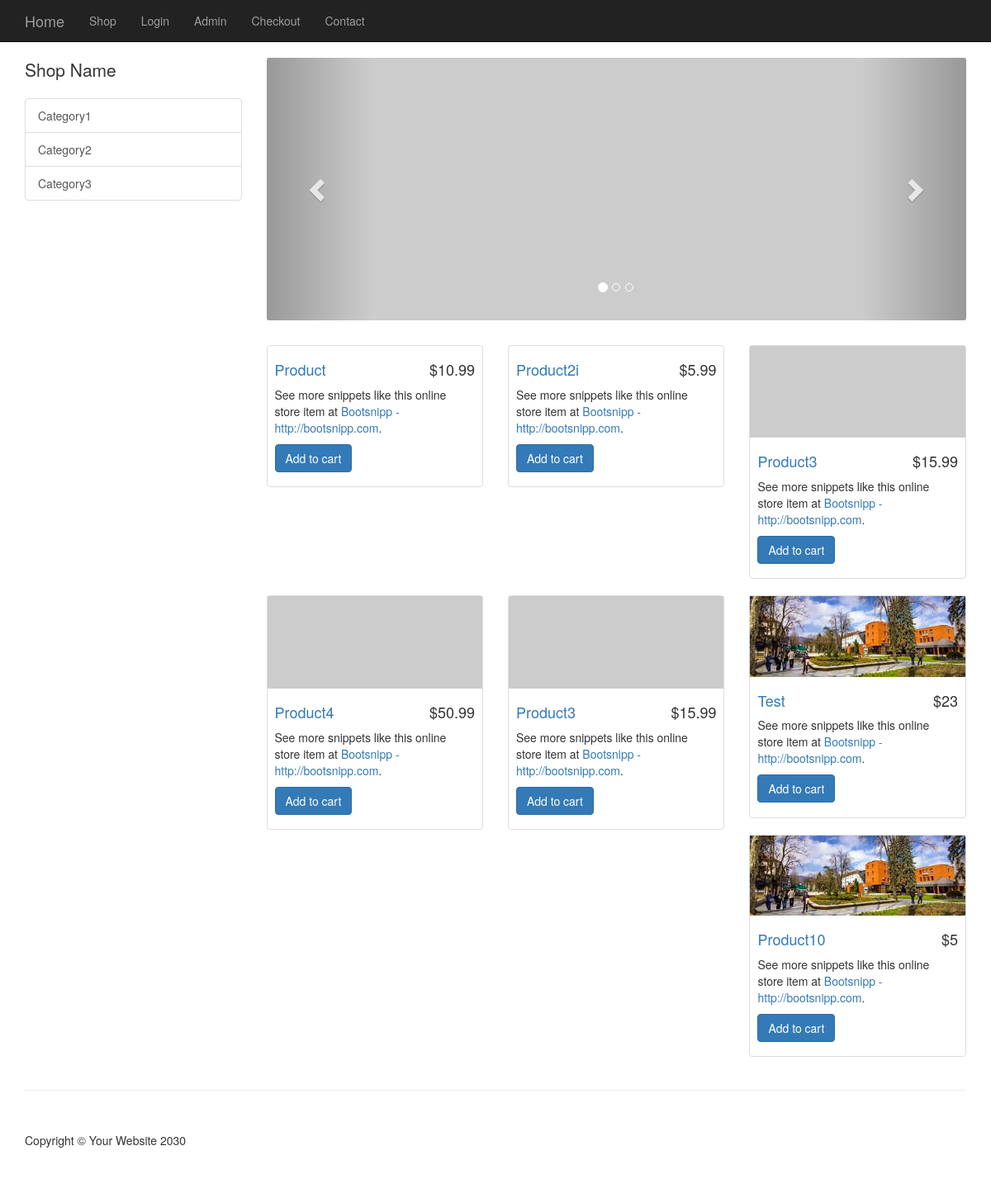
The page / on the database its author committed.
### tables this page shows
CREATE TABLE `categories` (
  `id` int(11) NOT NULL,
  `cat_title` varchar(255) NOT NULL
);

CREATE TABLE `products` (
  `product_id` int(11) NOT NULL,
  `titlle` varchar(200) NOT NULL,
  `category_id` int(11) NOT NULL,
  `price` float NOT NULL,
  `product_quantity` int(11) NOT NULL,
  `description` text NOT NULL,
  `short_description` varchar(100) NOT NULL,
  `image` varchar(200) NOT NULL
);

### resources/functions.php (the view, shortened to what this page needs)
<?php
function query($sql)
{
    global $connection;
    return mysqli_query($connection,$sql);
}
function fetch_array($result)
{
    return mysqli_fetch_array($result);
}
function get_products()
{
    $query= query("SELECT* FROM products");
    while($row=fetch_array($query))
    {
        $product = <<<DELIMETER
        <div class="col-sm-4 col-lg-4 col-md-4">
            <div class="thumbnail">
                <a href="item.php?product_id={$row['product_id']}"><img src="{$row['image']}" alt=""></a>
                <div class="caption">
                    <h4 class="pull-right">&#36;{$row['price']}</h4>
                    <h4><a href="item.php?product_id={$row['product_id']}">{$row['titlle']}</a>
                    </h4>
                    <p>See more snippets like this online store item at <a target="_blank" href="http://www.bootsnipp.com">Bootsnipp - http://bootsnipp.com</a>.</p>
                    <a class="btn btn-primary" target="_blank" href="../resources/cart.php?add={$row['product_id']}">Add to cart</a>
                </div>
            </div>
        </div>
DELIMETER;
        echo $product;
    }
}
?>

### resources/templates/frontend/header.php (shortened to what this page needs)
<!DOCTYPE html>
<html lang="en">
<head>
    <link href="css/bootstrap.min.css" rel="stylesheet">
    <link href="css/shop-homepage.css" rel="stylesheet">
    <link href="css/style.css" rel="stylesheet">
</head>
<body>
    <nav class="navbar navbar-inverse navbar-fixed-top" role="navigation">
    <?php require_once(TEMPLATE_FRONTEND . DS . 'top_nav.php'); ?>
        </div>
    </nav>

### resources/templates/frontend/top_nav.php (shortened to what this page needs)
<div class="container">
            <div class="navbar-header">
                <a class="navbar-brand" href="index.php">Home</a>
            </div>
            <div class="collapse navbar-collapse" id="bs-example-navbar-collapse-1">
                <ul class="nav navbar-nav">
                    <li>
                        <a href="shop.php">Shop</a>
                    </li>
                    <li>
                        <a href="login.php">Login</a>
                    </li>
                    <li>
                        <a href="admin">Admin</a>
                    </li>
                     <li>
                        <a href="checkout.php">Checkout</a>
                    </li>
                    <li>
                        <a href="contact.php">Contact</a>
                    </li>
                </ul>
            </div>

### public/index.php (shortened to what this page needs)
<?php require_once(TEMPLATE_FRONTEND . DS . 'header.php'); ?>
    <div class="container">
        <div class="row">
          <?php require_once(TEMPLATE_FRONTEND . DS . 'side_nav.php'); ?>
            <div class="col-md-9">
                <div class="row carousel-holder">
                    <div class="col-md-12">
                        <?php require_once(TEMPLATE_FRONTEND . DS . 'slider.php'); ?>
                </div>
                <div class="row">
               <?php get_products();?>
                </div>
            </div>
        </div>
    </div>
    <?php require_once(TEMPLATE_FRONTEND . DS . 'footer.php'); ?>

### resources/templates/frontend/side_nav.php
<div class="col-md-3">
                <p class="lead">Shop Name</p>
                <div class="list-group">
                <?php
                $sql="SELECT * FROM categories";
                $result= query($sql);
                     while($row=fetch_array($result))
                     {
                        echo "<a href='category.php?id={$row['id']}' class='list-group-item'>{$row['cat_title']}</a>";
                     }
                ?>
                </div>
            </div>

### resources/templates/frontend/slider.php (shortened to what this page needs)
<div id="carousel-example-generic" class="carousel slide" data-ride="carousel">
                            <ol class="carousel-indicators">
                                <li data-target="#carousel-example-generic" data-slide-to="0" class="active"></li>
                                <li data-target="#carousel-example-generic" data-slide-to="1"></li>
                                <li data-target="#carousel-example-generic" data-slide-to="2"></li>
                            </ol>
                            <div class="carousel-inner">
                                <div class="item active">
                                    <img class="slide-image" src="http://placehold.it/800x300" alt="">
                                </div>
                            </div>
                            <a class="left carousel-control" href="#carousel-example-generic" data-slide="prev">
                                <span class="glyphicon glyphicon-chevron-left"></span>
                            </a>
                            <a class="right carousel-control" href="#carousel-example-generic" data-slide="next">
                                <span class="glyphicon glyphicon-chevron-right"></span>
                            </a>
                        </div>
                    </div>

### resources/templates/frontend/footer.php (shortened to what this page needs)
<div class="container">
<hr>
<footer>
    <div class="row">
        <div class="col-lg-12">
            <p>Copyright &copy; Your Website 2030</p>
        </div>
    </div>
</footer>
</div>
</body>
</html>

### public/css/shop-homepage.css (style rules this page uses)
body { padding-top: 70px; }
.slide-image { width: 100%; }
.carousel-holder { margin-bottom: 30px; }
.carousel-control, .item { border-radius: 4px; }
.caption { height: 130px; overflow: hidden; }
.caption h4 { white-space: nowrap; }
.thumbnail img { width: 100%; }
.thumbnail { padding: 0; }
footer { margin: 50px 0; }

### public/css/style.css (style rules this page uses)
.caption { height: 170px; }

### rows shown on the page
categories: cat_title "Category1"
categories: cat_title "Category2"
categories: cat_title "Category3"
products: price "10.99", titlle "Product"
products: price "5.99", titlle "Product2i"
products: price "15.99", titlle "Product3"
products: price "50.99", titlle "Product4"
products: price "15.99", titlle "Product3"
products: image (picture), price "23", titlle "Test"
products: image (picture), price "5", titlle "Product10"
